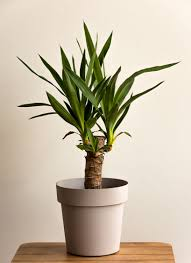
#> input picture plant.jpg, 191 x 263 px
$ python colorDetect.py
#> lines starting #> are read from the running program, lines starting #| are printed output that depends on the picture; after the words box and inside, x2 and y2 are one past the last pixel; in counts of white or black regions, pixels touching at a corner belong together
from cv2 import cv2
import numpy as np

path = 'plant.jpg'

def empty(a):
    pass

cv2.namedWindow("Trackbars")
cv2.resizeWindow("Trackbars",640,240)
cv2.createTrackbar("Hue Min", "Trackbars", 0, 179, empty)
#> slider 'Hue Min' is set to 35
cv2.createTrackbar("Hue Max", "Trackbars", 179, 179, empty)
cv2.createTrackbar("Sat Min", "Trackbars", 0, 255, empty)
#> slider 'Sat Min' is set to 51
cv2.createTrackbar("Sat Max", "Trackbars", 255, 255, empty)
cv2.createTrackbar("Val Min", "Trackbars", 0, 255, empty)
#> slider 'Val Min' is set to 51
cv2.createTrackbar("Val Max", "Trackbars", 255, 255, empty)


while True:
    img = cv2.imread(path)
#> img is the input picture: shape (263, 191, 3); mean B, G, R 167.2, 187.5, 199.2
    imgHSV = cv2.cvtColor(img,cv2.COLOR_BGR2HSV)
#> imgHSV: shape (263, 191, 3); mean H, S, V 18.9, 57.9, 200.2

    h_min = cv2.getTrackbarPos("Hue Min", "Trackbars")
    h_max = cv2.getTrackbarPos("Hue Max", "Trackbars")
    s_min = cv2.getTrackbarPos("Sat Min", "Trackbars")
    s_max = cv2.getTrackbarPos("Sat Max", "Trackbars")
    v_min = cv2.getTrackbarPos("Val Min", "Trackbars")
    v_max = cv2.getTrackbarPos("Val Max", "Trackbars")

    print(h_min)

    lower = np.array([h_min,s_min,v_min])
    upper = np.array([h_max,s_max,v_max])
    mask = cv2.inRange(imgHSV, lower, upper)
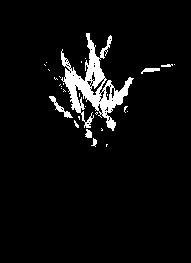
#> mask: shape (263, 191); 5.2% white; 29 white regions (23 under 20 px), largest, box (x1, y1, x2, y2) and area: (61, 33, 134, 131) 2215, (49, 96, 73, 118) 124, (141, 68, 160, 74) 64, (85, 129, 92, 138) 46, (91, 138, 97, 147) 28, (161, 64, 173, 67) 26
    imgResult = cv2.bitwise_and(img, img, mask=mask)
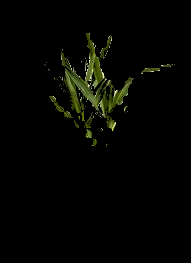
#> imgResult: shape (263, 191, 3); mean B, G, R 1.8, 4.9, 4.2

    cv2.imshow("Original", img)
    cv2.imshow("HSV", imgHSV)
    cv2.imshow("Mask", mask)
    cv2.imshow("Result", imgResult)

    cv2.imwrite("edited.jpg",imgResult)

    cv2.waitKey(1)
